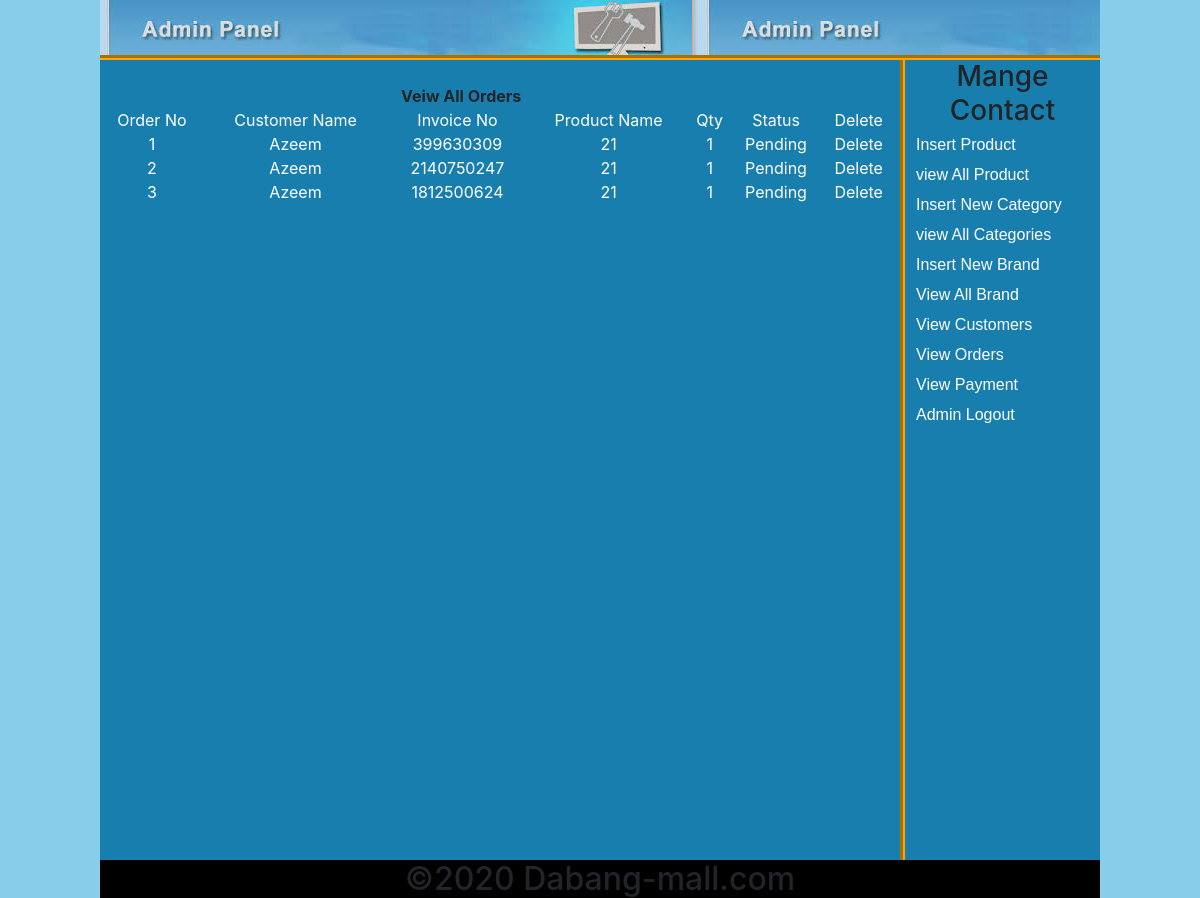
Screenshot of /Admin-area/index.php?view_orders (signed in) with the database file from the repository.
### tables this page shows
CREATE TABLE `pending_orders` (
  `order_id` int(10) NOT NULL,
  `customer_id` int(10) NOT NULL,
  `invoice_no` int(10) NOT NULL,
  `product_id` int(10) NOT NULL,
  `qty` int(10) NOT NULL,
  `order_status` text NOT NULL
);

CREATE TABLE `customers` (
  `customer_id` int(10) NOT NULL,
  `customer_ip` varchar(255) NOT NULL,
  `customer_name` text NOT NULL,
  `customer_email` varchar(100) NOT NULL,
  `customer_pass` varchar(100) NOT NULL,
  `customer_country` text NOT NULL,
  `customer_city` text NOT NULL,
  `customer_contact` varchar(255) NOT NULL,
  `customer_address` text NOT NULL,
  `customer_image` text NOT NULL
);

### Admin-area/view_orders.php (the view, shortened to what this page needs)
<?php
if(!isset($_SESSION['user_email']))
{
    echo "<script>window.open('login.php?not_admin=You are not an Admin!','_self');</script>";
}
else
{
?>
<table width='795' align="center" bgcolor='#187eae'>
<tr align="center">
    <th colspan="6">Veiw All Orders</th>
</tr>
<tr style="color: white;" align="center">
<td>Order No</td>
<td>Customer Name</td>
<td>Invoice No</td>
<td>Product Name</td>
<td>Qty</td>
<td>Status</td>
<td>Delete</td>
</tr>
<?php
include("includes/insert_product_fun.php");
$get_order="select * from pending_orders";
$run_order=mysqli_query($con,$get_order);
$i=0;
while($row_order=mysqli_fetch_array($run_order))
{
    $cus_id=$row_order['customer_id'];
    $invoice_no=$row_order['invoice_no'];
    $pro_id=$row_order['product_id'];
    $qty=$row_order['qty'];
    $order_status=$row_order['order_status'];
        $get_cus="select * from customers where customer_id='$cus_id'";
        $run_cus=mysqli_query($con,$get_cus);
        $get_name=mysqli_fetch_array($run_cus);
        $cun_name=$get_name['customer_name'];
    $i++;
?>
<tr align="center" style="color: white;">
    <td><?php echo $i; ?></td>
    <td><?php echo $cun_name; ?></td>
    <td><?php echo $invoice_no; ?></td>
    <td><?php echo $pro_id; ?></td>
    <td><?php echo $qty; ?></td>
    <td><?php echo $order_status; ?></td>
    <td><a  href="delete.php?delete_order=<?php echo $pro_id; ?>">Delete</a></td>
</tr>
<?php } ?>
</table>
<?php
}?>

### Admin-area/styles/style.css (style rules this page uses)
html, body, div, span, applet, object, iframe, h1, h2, h3, h4, h5, h6, p, blockquote, pre, a, abbr, acronym, address, big, cite, code, del, dfn, em, img, ins, kbd, q, s, samp, small, strike, strong, sub, sup, tt, var, b, u, i, center, dl, dt, dd, ol, ul, li, fieldset, form, label, legend, table, caption, tbody, tfoot, thead, tr, th, td, article, aside, canvas, details, embed, figure, figcaption, footer, header, hgroup, menu, nav, output, ruby, section, summary, time, mark, audio, video { margin: 0; padding: 0; border: 0; }
body { background-color:skyblue; }

### Admin-area/view_orders.php (style rules this page uses)
a { text-decoration: none; color: white; }

### rows the page displays
pending_orders: customer.customer_name "Azeem", invoice_no "399630309", product "21", qty "1", order_status "Pending"
pending_orders: customer.customer_name "Azeem", invoice_no "2140750247", product "21", qty "1", order_status "Pending"
pending_orders: customer.customer_name "Azeem", invoice_no "1812500624", product "21", qty "1", order_status "Pending"
